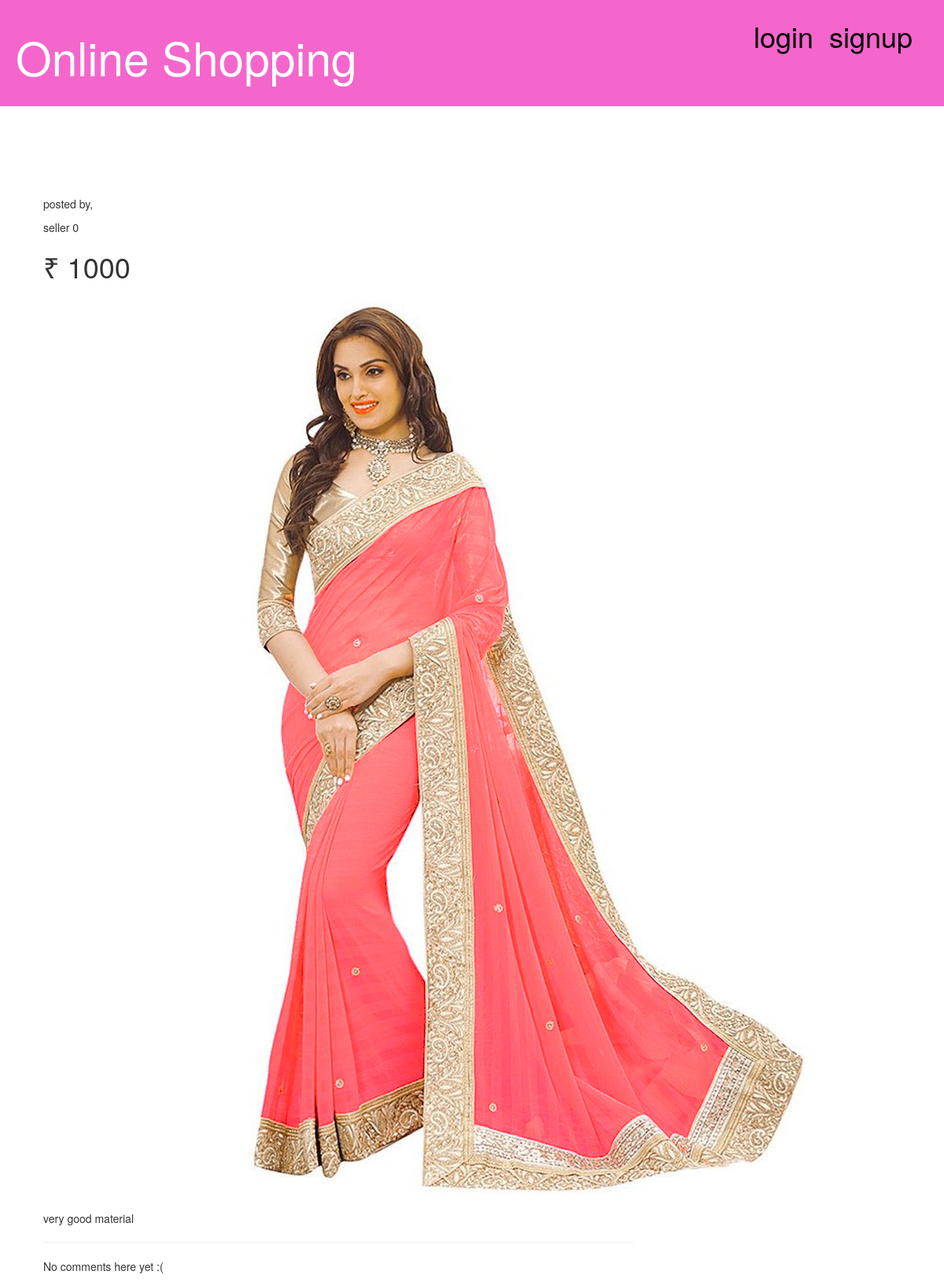
Screenshot of /post/12/ with the database file from the repository.
### blog/models.py (models this page shows, shortened)
class Post(models.Model):
    author = models.ForeignKey('auth.User')
    title = models.CharField(max_length=200)
    seller_name = models.CharField(max_length=100)
    item_cost = models.CharField(max_length=20)
    product_description = models.TextField()
    image = models.ImageField(upload_to='media/img')
    created_date = models.DateTimeField(
            default=timezone.now)
    published_date = models.DateTimeField(
            blank=True, null=True)

### blog/views.py (the view)
# urls.py: url(r'^post/(?P<pk>\d+)/$', views.post_detail, name='post_detail'),
def post_detail(request, pk):
    post = get_object_or_404(Post, pk=pk)
    return render(request, 'blog/post_detail.html', {'post': post})

### blog/templates/blog/post_detail.html (shortened to what this page needs)
{% extends 'blog/base.html' %}
{% block content %}
    <div class="post">
        <h2>{{ post.title }}</h2>
        <p>posted by, {{post.user}}</p>
        <p>seller {{post.seller_name}}</p>
        <h1>₹ {{post.item_cost}}</h1>
        <img src="{{ post.image.url }}">
        <p>{{ post.product_description|linebreaksbr }}</p>
    </div>
<hr>
{% for comment in post.comments.all %}
    {% if user.is_authenticated or comment.approved_comment %}
    <div class="comment">
        <div class="date">
            {{ comment.created_date }}
            {% if not comment.approved_comment %}
                <a class="btn btn-default" href="{% url 'comment_remove' pk=comment.pk %}"><span class="glyphicon glyphicon-remove"></span></a>
                <a class="btn btn-default" href="{% url 'comment_approve' pk=comment.pk %}"><span class="glyphicon glyphicon-ok"></span></a>
            {% endif %}
        </div>
        <strong>{{ comment.author }}</strong>
        <p>{{ comment.text|linebreaks }}</p>
    </div>
    {% endif %}
{% empty %}
    <p>No comments here yet :(</p>
{% endfor %}
{% endblock %}

### blog/static/css/blog.css (style rules this page uses)
h2 { font-family: sans-serif; color:#ffffff; }
.post { margin-top: 50px; }

### rows the page displays
Post: seller_name "0", item_cost "1000", image (picture), product_description "very good material"
